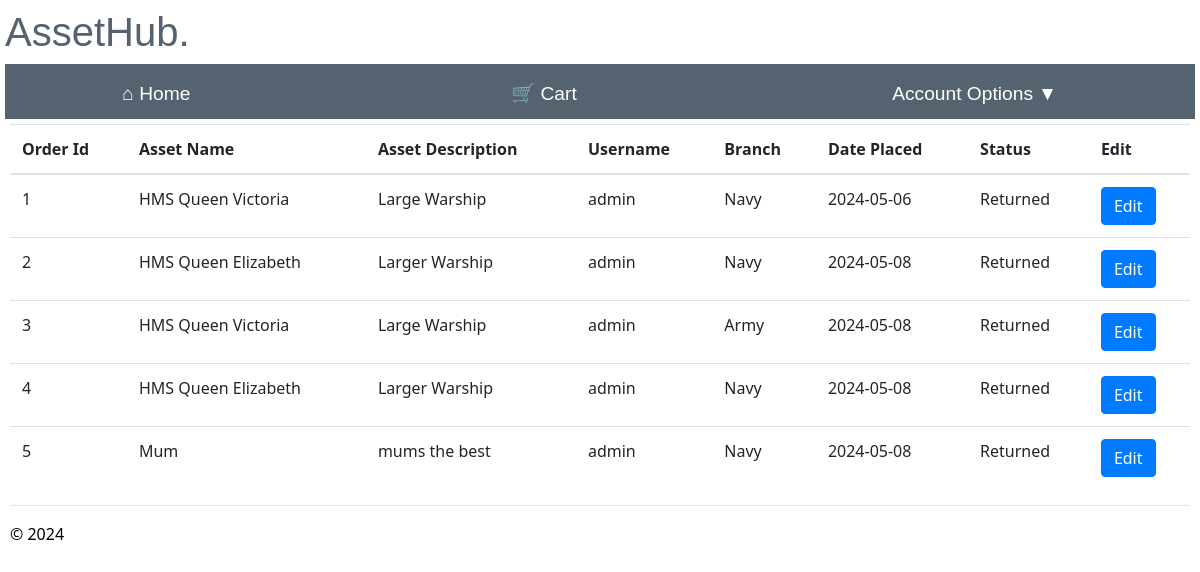
Before: /maintain_orders/ (signed in) with the older database file.
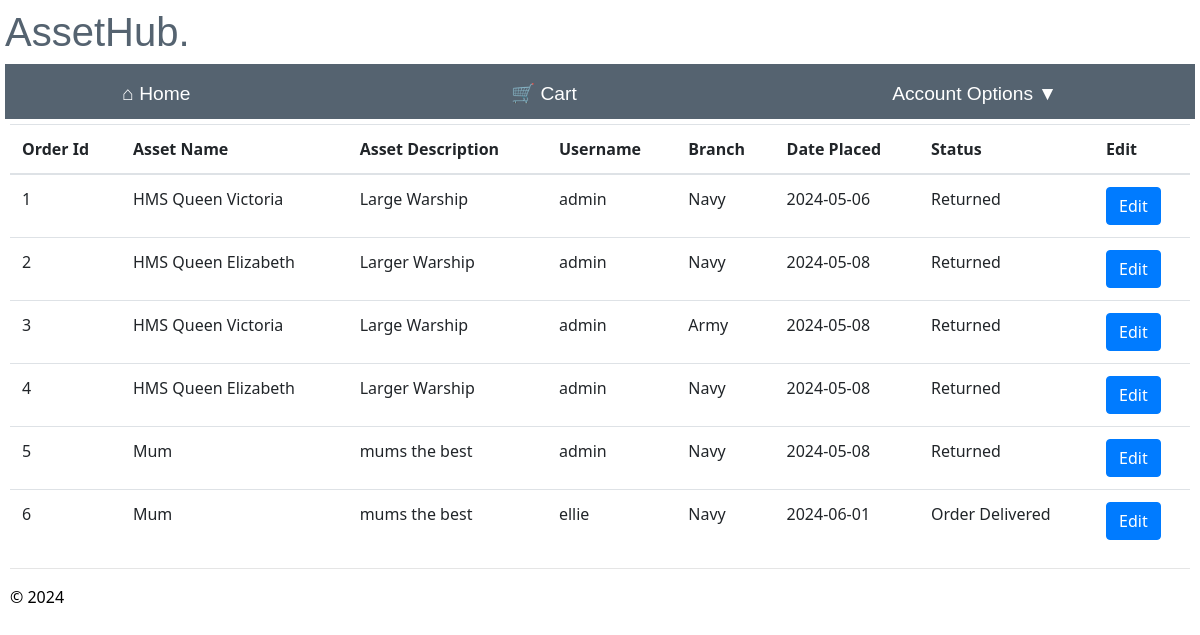
After: the same page with the newer database file.
### app/models/models.py (models this page shows)
class Order(db.Model):
    __tablename__ = 'order'
    order_id = db.Column(db.Integer, primary_key=True, nullable=False)
    username = db.Column(db.Integer, db.ForeignKey('user.username'), nullable=False)#needs to be string
    asset_id = db.Column(db.String(100), db.ForeignKey('assets.asset_id'), nullable=False)
    branch_id = db.Column(db.Integer, db.ForeignKey('branch.branch_id'), nullable=False)
    check_out_date = db.Column(db.Date,nullable=False)
    return_date = db.Column(db.Date,nullable=True)
    status = db.Column(db.String(20),nullable= False, default='New Order')
    user = relationship('User', backref='order')
    asset = relationship('Assets', backref='order')
    branch = relationship('Branch', backref='order')

class Assets(db.Model):
    __tablename__ = 'assets'
    asset_id = db.Column(db.Integer, primary_key=True, nullable=False)
    asset_name = db.Column(db.String(100), nullable=True)#change to not null
    asset_description = db.Column(db.String(225), nullable=True)
    keyword = db.Column(db.String(50), nullable=False)
    available = db.Column(db.String(50), nullable=False, default='Y')

class Branch(db.Model):
    __tablename__ = 'branch'
    branch_id = db.Column(db.Integer, primary_key=True, nullable=False)
    branch_name = db.Column(db.String(50), nullable=False)
    address_line1 = db.Column(db.String(225), nullable=False)
    address_line2 = db.Column(db.String(225), nullable=True)
    postcode = db.Column(db.String(8), nullable=False)

### app/manager/routes.py (the view)
@bp.route("/maintain_orders/", methods=['GET'])
@login_required
@check_is_manager
def maintain_orders():
    try:
        order = Order.query.all()
        asset_names = {}
        asset_description = {}
        branch_names = {}
        for item in order:
            asset = Assets.query.filter_by(asset_id=item.asset_id).first()
            branch = Branch.query.filter_by(branch_id=item.branch_id).first()
            if asset:
                asset_names[item.asset_id] = asset.asset_name
                asset_description[item.asset_id] = asset.asset_description
                branch_names[item.branch_id] = branch.branch_name
    except Exception as e:
        flash("An error occurred retrieving assets.")
    return render_template("maintain_orders.html", order=order,
                           asset_names=asset_names,
                           asset_description=asset_description,branch_names=branch_names)

### app/manager/routes.py (called while the page is built)
def check_is_manager(func):
    @wraps(func)
    def decorated_function(*args, **kwargs):
        if current_user.role == 'admin'or current_user.role == 'manager':
            return func(*args, **kwargs)
        else:
            current_app.logger.critical('Username: %s accessed attempted to access %s', current_user.username,func.__name__)
            flash("You are not authorised to access this page")
            return redirect(url_for("main.home"))
    return decorated_function

### app/manager/templates/maintain_orders.html (shortened to what this page needs)
{% extends "layout.html" %}
{% block content %}
<table class="table table-hover">
    <thead class="active tables">
        <th>Order Id</th>
        <th>Asset Name</th>
        <th>Asset Description</th>
        <th>Username</th>
        <th>Branch</th>
        <th>Date Placed</th>
        <th>Status</th>
        <th>Edit</th>
    </thead>
    <tbody>
        {% for order in order %}
        <tr>
            <td>{{ order.order_id }}</td>
            <td>{{ asset_names[order.asset_id] }}</td>
            <td>{{ asset_description[order.asset_id] }}</td>
            <td>{{ order.username }}</td>
            <td>{{ branch_names[order.branch_id] }}</td>
            <td>{{ order.check_out_date }}</td>
            <td>{{ order.status }}</td>
            <td><a href='{{ url_for("manager.edit_order", order_id=order.order_id) }}' class='btn btn-primary'>Edit</a></td>
        </tr>
        {% endfor %}
    </tbody>
</table>
{% endblock %}

### app/main/templates/layout.html (shortened to what this page needs)
<!DOCTYPE html>
<html>
    <head>
        <link rel="stylesheet" href="https://stackpath.bootstrapcdn.com/bootstrap/4.5.2/css/bootstrap.min.css">
        <link rel="stylesheet" type="text/css" href="{{ url_for('static', filename='site.css')}}" />
    </head>
    <body>
        <div class="heading">
            <h1>AssetHub.</h1>  </div>
        <div class="navbar">
            <a  href="{{ url_for('main.home') }}" class="navbar-item">&nbsp;&#8962; Home</a>
            <a  href="{{ url_for('main.view_cart') }}" class="navbar-item">&nbsp;&#128722; Cart</a>
            <div class="dropdown">
                <a class="navbar-item dropdown-arrow" >Account Options</a>
            </div>
        </div>
        <div class="body-content">
            {% block content %}
            {% endblock %}
            <hr/>
            <footer>
                <p>&copy; 2024</p>
            </footer>
        </div>
    </body>
</html>

### app/static/site.css (style rules this page uses)
.body-content { padding: 5px; font-family:'Segoe UI', Tahoma, Geneva, Verdana, sans-serif; color: rgb(0, 0, 0); }
.heading { display:block; flex-direction: column; justify-content: center; align-items: center; color: rgb(85, 99, 112); font-family:Arial, Helvetica, sans-serif }
.navbar { background-color: rgb(85, 99, 112); font-size: 1.2em; font-family: 'Trebuchet MS', 'Lucida Sans Unicode', 'Lucida Grande', 'Lucida Sans', Arial, sans-serif; color: white; padding: 8px 30px 2px 4px; }
.navbar-item { padding: 8px; margin: 0 100px; text-decoration: none; color: white; cursor: pointer; }
.dropdown-arrow::after { content: '\25BC'; margin-left: 5px; }

### app/main/templates/layout.html (style rules this page uses)
body { padding: 8px 5px 8px 5px; }

Changed rows visible on the page:
added Order: order_id "6", {{ asset_names[order.asset_id] }} "Mum", {{ asset_description[order.asset_id] }} "mums the best", username "ellie", {{ branch_names[order.branch_id] }} "Navy", check_out_date "2024-06-01", status "Order Delivered"
